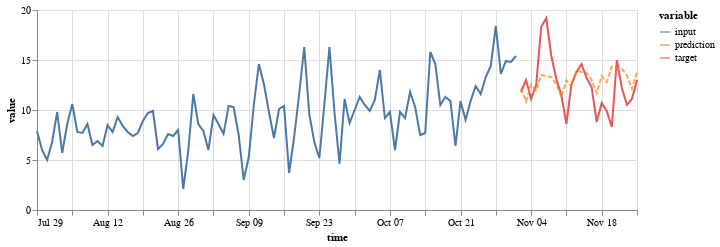

Notebook cell for this chart:
### Code cell
(on.Plot()
    .add(on.marks.line, input)
    .add(on.marks.line, target)
    .add(on.marks.line, prediction, type='dashed')
    .properties(width=600, height=200)
    .show()
)

### Figure 1 — Vega specification as saved in the notebook (floating-point values rounded to 4 significant figures)
{"$schema": "https://vega.github.io/schema/vega/v5.json", "data": [{"name": "source_0", "values": [{"time": "1990-07-29T00:00:00.000", "variable": "input", "value": 7.9}, {"time": "1990-07-30T00:00:00.000", "variable": "input", "value": 6.0}, {"time": "1990-07-31T00:00:00.000", "variable": "input", "value": 5.0}, {"time": "1990-08-01T00:00:00.000", "variable": "input", "value": 6.8}, {"time": "1990-08-02T00:00:00.000", "variable": "input", "value": 9.8}, {"time": "1990-08-03T00:00:00.000", "variable": "input", "value": 5.7}, {"time": "1990-08-04T00:00:00.000", "variable": "input", "value": 8.6}, {"time": "1990-08-05T00:00:00.000", "variable": "input", "value": 10.6}, {"time": "1990-08-06T00:00:00.000", "variable": "input", "value": 7.8}, {"time": "1990-08-07T00:00:00.000", "variable": "input", "value": 7.7}, {"time": "1990-08-08T00:00:00.000", "variable": "input", "value": 8.6}, {"time": "1990-08-09T00:00:00.000", "variable": "input", "value": 6.5}, {"time": "1990-08-10T00:00:00.000", "variable": "input", "value": 6.9}, {"time": "1990-08-11T00:00:00.000", "variable": "input", "value": 6.4}, {"time": "1990-08-12T00:00:00.000", "variable": "input", "value": 8.5}, {"time": "1990-08-13T00:00:00.000", "variable": "input", "value": 7.8}, {"time": "1990-08-14T00:00:00.000", "variable": "input", "value": 9.3}, {"time": "1990-08-15T00:00:00.000", "variable": "input", "value": 8.4}, {"time": "1990-08-16T00:00:00.000", "variable": "input", "value": 7.8}, {"time": "1990-08-17T00:00:00.000", "variable": "input", "value": 7.4}, {"time": "1990-08-18T00:00:00.000", "variable": "input", "value": 7.7}, {"time": "1990-08-19T00:00:00.000", "variable": "input", "value": 8.9}, {"time": "1990-08-20T00:00:00.000", "variable": "input", "value": 9.7}, {"time": "1990-08-21T00:00:00.000", "variable": "input", "value": 9.9}, {"time": "1990-08-22T00:00:00.000", "variable": "input", "value": 6.1}, {"time": "1990-08-23T00:00:00.000", "variable": "input", "value": 6.6}, {"time": "1990-08-24T00:00:00.000", "variable": "input", "value": 7.6}, {"time": "1990-08-25T00:00:00.000", "variable": "input", "value": 7.4}, {"time": "1990-08-26T00:00:00.000", "variable": "input", "value": 8.0}, {"time": "1990-08-27T00:00:00.000", "variable": "input", "value": 2.1}, {"time": "1990-08-28T00:00:00.000", "variable": "input", "value": 5.9}, {"time": "1990-08-29T00:00:00.000", "variable": "input", "value": 11.6}, {"time": "1990-08-30T00:00:00.000", "variable": "input", "value": 8.6}, {"time": "1990-08-31T00:00:00.000", "variable": "input", "value": 7.9}, {"time": "1990-09-01T00:00:00.000", "variable": "input", "value": 6.0}, {"time": "1990-09-02T00:00:00.000", "variable": "input", "value": 9.5}, {"time": "1990-09-03T00:00:00.000", "variable": "input", "value": 8.6}, {"time": "1990-09-04T00:00:00.000", "variable": "input", "value": 7.6}, {"time": "1990-09-05T00:00:00.000", "variable": "input", "value": 10.4}, {"time": "1990-09-06T00:00:00.000", "variable": "input", "value": 10.3}, {"time": "1990-09-07T00:00:00.000", "variable": "input", "value": 7.5}, {"time": "1990-09-08T00:00:00.000", "variable": "input", "value": 3.0}, {"time": "1990-09-09T00:00:00.000", "variable": "input", "value": 5.3}, {"time": "1990-09-10T00:00:00.000", "variable": "input", "value": 10.5}, {"time": "1990-09-11T00:00:00.000", "variable": "input", "value": 14.6}, {"time": "1990-09-12T00:00:00.000", "variable": "input", "value": 12.6}, {"time": "1990-09-13T00:00:00.000", "variable": "input", "value": 9.8}, {"time": "1990-09-14T00:00:00.000", "variable": "input", "value": 7.2}, {"time": "1990-09-15T00:00:00.000", "variable": "input", "value": 10.1}, {"time": "1990-09-16T00:00:00.000", "variable": "input", "value": 10.4}, {"time": "1990-09-17T00:00:00.000", "variable": "input", "value": 3.7}, {"time": "1990-09-18T00:00:00.000", "variable": "input", "value": 7.3}, {"time": "1990-09-19T00:00:00.000", "variable": "input", "value": 11.6}, {"time": "1990-09-20T00:00:00.000", "variable": "input", "value": 16.3}, {"time": "1990-09-21T00:00:00.000", "variable": "input", "value": 9.6}, {"time": "1990-09-22T00:00:00.000", "variable": "input", "value": 6.8}, {"time": "1990-09-23T00:00:00.000", "variable": "input", "value": 5.2}, {"time": "1990-09-24T00:00:00.000", "variable": "input", "value": 10.6}, {"time": "1990-09-25T00:00:00.000", "variable": "input", "value": 16.3}, {"time": "1990-09-26T00:00:00.000", "variable": "input", "value": 9.8}, {"time": "1990-09-27T00:00:00.000", "variable": "input", "value": 4.6}, {"time": "1990-09-28T00:00:00.000", "variable": "input", "value": 11.1}, {"time": "1990-09-29T00:00:00.000", "variable": "input", "value": 8.7}, {"time": "1990-09-30T00:00:00.000", "variable": "input", "value": 10.0}, {"time": "1990-10-01T00:00:00.000", "variable": "input", "value": 11.3}, {"time": "1990-10-02T00:00:00.000", "variable": "input", "value": 10.5}, {"time": "1990-10-03T00:00:00.000", "variable": "input", "value": 9.9}, {"time": "1990-10-04T00:00:00.000", "variable": "input", "value": 11.0}, {"time": "1990-10-05T00:00:00.000", "variable": "input", "value": 14.0}, {"time": "1990-10-06T00:00:00.000", "variable": "input", "value": 9.2}, {"time": "1990-10-07T00:00:00.000", "variable": "input", "value": 9.8}, {"time": "1990-10-08T00:00:00.000", "variable": "input", "value": 6.0}, {"time": "1990-10-09T00:00:00.000", "variable": "input", "value": 9.8}, {"time": "1990-10-10T00:00:00.000", "variable": "input", "value": 9.2}, {"time": "1990-10-11T00:00:00.000", "variable": "input", "value": 11.8}, {"time": "1990-10-12T00:00:00.000", "variable": "input", "value": 10.3}, {"time": "1990-10-13T00:00:00.000", "variable": "input", "value": 7.5}, {"time": "1990-10-14T00:00:00.000", "variable": "input", "value": 7.7}, {"time": "1990-10-15T00:00:00.000", "variable": "input", "value": 15.8}, {"time": "1990-10-16T00:00:00.000", "variable": "input", "value": 14.6}, {"time": "1990-10-17T00:00:00.000", "variable": "input", "value": 10.5}, {"time": "1990-10-18T00:00:00.000", "variable": "input", "value": 11.3}, {"time": "1990-10-19T00:00:00.000", "variable": "input", "value": 10.9}, {"time": "1990-10-20T00:00:00.000", "variable": "input", "value": 6.4}, {"time": "1990-10-21T00:00:00.000", "variable": "input", "value": 10.9}, {"time": "1990-10-22T00:00:00.000", "variable": "input", "value": 9.0}, {"time": "1990-10-23T00:00:00.000", "variable": "input", "value": 10.9}, {"time": "1990-10-24T00:00:00.000", "variable": "input", "value": 12.4}, {"time": "1990-10-25T00:00:00.000", "variable": "input", "value": 11.6}, {"time": "1990-10-26T00:00:00.000", "variable": "input", "value": 13.3}, {"time": "1990-10-27T00:00:00.000", "variable": "input", "value": 14.4}, {"time": "1990-10-28T00:00:00.000", "variable": "input", "value": 18.4}, {"time": "1990-10-29T00:00:00.000", "variable": "input", "value": 13.6}, {"time": "1990-10-30T00:00:00.000", "variable": "input", "value": 14.9}, {"time": "1990-10-31T00:00:00.000", "variable": "input", "value": 14.8}, {"time": "1990-11-01T00:00:00.000", "variable": "input", "value": 15.4}], "transform": [{"type": "formula", "expr": "toDate(datum['time'])", "as": "time"}]}, {"name": "source_1", "values": [{"time": "1990-11-02T00:00:00.000", "variable": "target", "value": 11.8}, {"time": "1990-11-03T00:00:00.000", "variable": "target", "value": 13.0}, {"time": "1990-11-04T00:00:00.000", "variable": "target", "value": 11.1}, {"time": "1990-11-05T00:00:00.000", "variable": "target", "value": 12.5}, {"time": "1990-11-06T00:00:00.000", "variable": "target", "value": 18.3}, {"time": "1990-11-07T00:00:00.000", "variable": "target", "value": 19.2}, {"time": "1990-11-08T00:00:00.000", "variable": "target", "value": 15.4}, {"time": "1990-11-09T00:00:00.000", "variable": "target", "value": 13.1}, {"time": "1990-11-10T00:00:00.000", "variable": "target", "value": 11.5}, {"time": "1990-11-11T00:00:00.000", "variable": "target", "value": 8.6}, {"time": "1990-11-12T00:00:00.000", "variable": "target", "value": 12.6}, {"time": "1990-11-13T00:00:00.000", "variable": "target", "value": 13.8}, {"time": "1990-11-14T00:00:00.000", "variable": "target", "value": 14.6}, {"time": "1990-11-15T00:00:00.000", "variable": "target", "value": 13.2}, {"time": "1990-11-16T00:00:00.000", "variable": "target", "value": 12.3}, {"time": "1990-11-17T00:00:00.000", "variable": "target", "value": 8.8}, {"time": "1990-11-18T00:00:00.000", "variable": "target", "value": 10.7}, {"time": "1990-11-19T00:00:00.000", "variable": "target", "value": 9.9}, {"time": "1990-11-20T00:00:00.000", "variable": "target", "value": 8.3}, {"time": "1990-11-21T00:00:00.000", "variable": "target", "value": 15.0}, {"time": "1990-11-22T00:00:00.000", "variable": "target", "value": 12.2}, {"time": "1990-11-23T00:00:00.000", "variable": "target", "value": 10.5}, {"time": "1990-11-24T00:00:00.000", "variable": "target", "value": 11.1}, {"time": "1990-11-25T00:00:00.000", "variable": "target", "value": 13.0}], "transform": [{"type": "formula", "expr": "toDate(datum['time'])", "as": "time"}]}, {"name": "source_2", "values": [{"time": "1990-11-02T00:00:00.000", "variable": "prediction", "value": 12.16}, {"time": "1990-11-03T00:00:00.000", "variable": "prediction", "value": 10.84}, {"time": "1990-11-04T00:00:00.000", "variable": "prediction", "value": 12.55}, {"time": "1990-11-05T00:00:00.000", "variable": "prediction", "value": 11.94}, {"time": "1990-11-06T00:00:00.000", "variable": "prediction", "value": 13.5}, {"time": "1990-11-07T00:00:00.000", "variable": "prediction", "value": 13.38}, {"time": "1990-11-08T00:00:00.000", "variable": "prediction", "value": 13.29}, {"time": "1990-11-09T00:00:00.000", "variable": "prediction", "value": 12.59}, {"time": "1990-11-10T00:00:00.000", "variable": "prediction", "value": 11.26}, {"time": "1990-11-11T00:00:00.000", "variable": "prediction", "value": 12.98}, {"time": "1990-11-12T00:00:00.000", "variable": "prediction", "value": 12.37}, {"time": "1990-11-13T00:00:00.000", "variable": "prediction", "value": 13.92}, {"time": "1990-11-14T00:00:00.000", "variable": "prediction", "value": 13.81}, {"time": "1990-11-15T00:00:00.000", "variable": "prediction", "value": 13.72}, {"time": "1990-11-16T00:00:00.000", "variable": "prediction", "value": 13.01}, {"time": "1990-11-17T00:00:00.000", "variable": "prediction", "value": 11.69}, {"time": "1990-11-18T00:00:00.000", "variable": "prediction", "value": 13.4}, {"time": "1990-11-19T00:00:00.000", "variable": "prediction", "value": 12.79}, {"time": "1990-11-20T00:00:00.000", "variable": "prediction", "value": 14.35}, {"time": "1990-11-21T00:00:00.000", "variable": "prediction", "value": 14.23}, {"time": "1990-11-22T00:00:00.000", "variable": "prediction", "value": 14.14}, {"time": "1990-11-23T00:00:00.000", "variable": "prediction", "value": 13.44}, {"time": "1990-11-24T00:00:00.000", "variable": "prediction", "value": 12.12}, {"time": "1990-11-25T00:00:00.000", "variable": "prediction", "value": 13.83}], "transform": [{"type": "formula", "expr": "toDate(datum['time'])", "as": "time"}]}, {"name": "source_0_color_domain_variable_0", "values": [{"variable": "input"}]}, {"name": "source_1_color_domain_variable_1", "values": [{"variable": "target"}]}, {"name": "source_2_color_domain_variable_2", "values": [{"variable": "prediction"}]}], "marks": [{"type": "group", "name": "layer_0_pathgroup", "from": {"facet": {"data": "source_0", "name": "faceted_path_layer_0_main", "groupby": ["variable"]}}, "encode": {"update": {"width": {"field": {"signal": null, "datum": null, "group": "width", "parent": null}}, "height": {"field": {"signal": null, "datum": null, "group": "height", "parent": null}}}}, "marks": [{"type": "line", "name": "layer_0_marks", "from": {"data": "faceted_path_layer_0_main"}, "sort": {"field": "x"}, "encode": {"update": {"x": {"field": "time", "scale": "x"}, "defined": {"signal": "isValid(datum[\"time\"]) && isFinite(+datum[\"time\"]) && isValid(datum[\"value\"]) && isFinite(+datum[\"value\"])"}, "y": {"field": "value", "scale": "y"}, "stroke": {"field": "variable", "scale": "color"}}}, "style": ["line"]}]}, {"type": "group", "name": "layer_1_pathgroup", "from": {"facet": {"data": "source_1", "name": "faceted_path_layer_1_main", "groupby": ["variable"]}}, "encode": {"update": {"width": {"field": {"signal": null, "datum": null, "group": "width", "parent": null}}, "height": {"field": {"signal": null, "datum": null, "group": "height", "parent": null}}}}, "marks": [{"type": "line", "name": "layer_1_marks", "from": {"data": "faceted_path_layer_1_main"}, "sort": {"field": "x"}, "encode": {"update": {"y": {"field": "value", "scale": "y"}, "stroke": {"field": "variable", "scale": "color"}, "x": {"field": "time", "scale": "x"}, "defined": {"signal": "isValid(datum[\"time\"]) && isFinite(+datum[\"time\"]) && isValid(datum[\"value\"]) && isFinite(+datum[\"value\"])"}}}, "style": ["line"]}]}, {"type": "group", "name": "layer_2_pathgroup", "from": {"facet": {"data": "source_2", "name": "faceted_path_layer_2_main", "groupby": ["variable"]}}, "encode": {"update": {"width": {"field": {"signal": null, "datum": null, "group": "width", "parent": null}}, "height": {"field": {"signal": null, "datum": null, "group": "height", "parent": null}}}}, "marks": [{"type": "line", "name": "layer_2_marks", "from": {"data": "faceted_path_layer_2_main"}, "sort": {"field": "x"}, "encode": {"update": {"stroke": {"field": "variable", "scale": "color"}, "x": {"field": "time", "scale": "x"}, "opacity": {"value": 0.7}, "y": {"field": "value", "scale": "y"}, "defined": {"signal": "isValid(datum[\"time\"]) && isFinite(+datum[\"time\"]) && isValid(datum[\"value\"]) && isFinite(+datum[\"value\"])"}, "strokeDash": {"value": [5, 2]}}}, "style": ["line"]}]}], "scales": [{"name": "x", "type": "time", "domain": {"fields": [{"data": "source_0", "field": "time"}, {"data": "source_1", "field": "time"}, {"data": "source_2", "field": "time"}]}, "range": [0, {"signal": "width"}]}, {"name": "y", "type": "linear", "domain": {"fields": [{"data": "source_0", "field": "value"}, {"data": "source_1", "field": "value"}, {"data": "source_2", "field": "value"}]}, "range": [{"signal": "height"}, 0], "zero": true, "nice": true}, {"name": "color", "type": "ordinal", "domain": {"fields": [{"data": "source_0_color_domain_variable_0", "field": "variable"}, {"data": "source_1_color_domain_variable_1", "field": "variable"}, {"data": "source_2_color_domain_variable_2", "field": "variable"}], "sort": true}, "range": "category"}], "axes": [{"scale": "x", "aria": false, "zindex": 0, "minExtent": 0, "domain": false, "gridScale": "y", "orient": "bottom", "grid": true, "tickCount": {"signal": "ceil(width/40)"}, "ticks": false, "labels": false, "maxExtent": 0}, {"scale": "y", "grid": true, "minExtent": 0, "zindex": 0, "orient": "left", "tickCount": {"signal": "ceil(height/40)"}, "gridScale": "x", "aria": false, "domain": false, "labels": false, "ticks": false, "maxExtent": 0}, {"scale": "x", "orient": "bottom", "grid": false, "title": "time", "labelFlush": true, "labelOverlap": true, "zindex": 0, "tickCount": {"signal": "ceil(width/40)"}}, {"scale": "y", "orient": "left", "grid": false, "title": "value", "tickCount": {"signal": "ceil(height/40)"}, "labelOverlap": true, "zindex": 0}], "background": "white", "style": "cell", "height": 200, "legends": [{"stroke": "color", "symbolType": "stroke", "title": "variable", "encode": {"symbols": {"update": {"opacity": {"value": 0.7}}}}}], "width": 600, "padding": 5}
